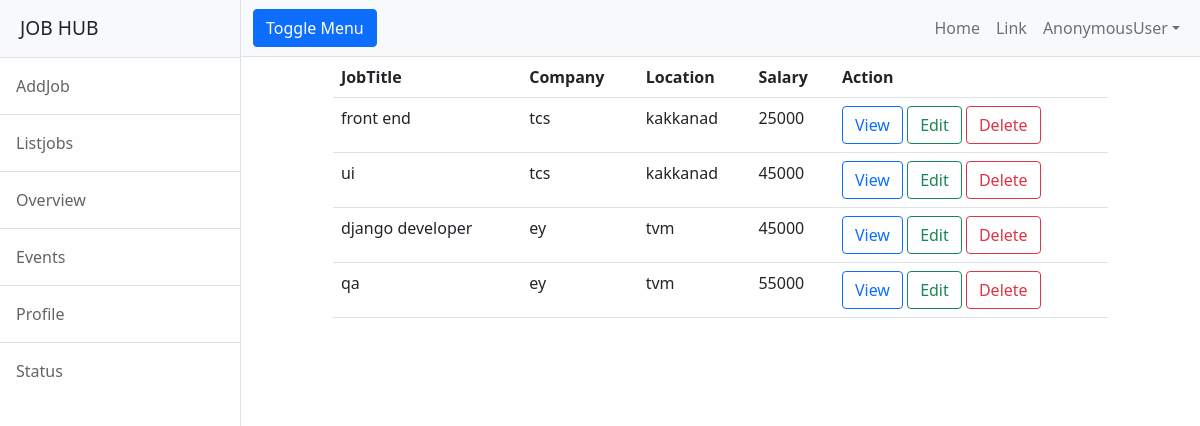
Before: /employer/jobs/all with the older database file.
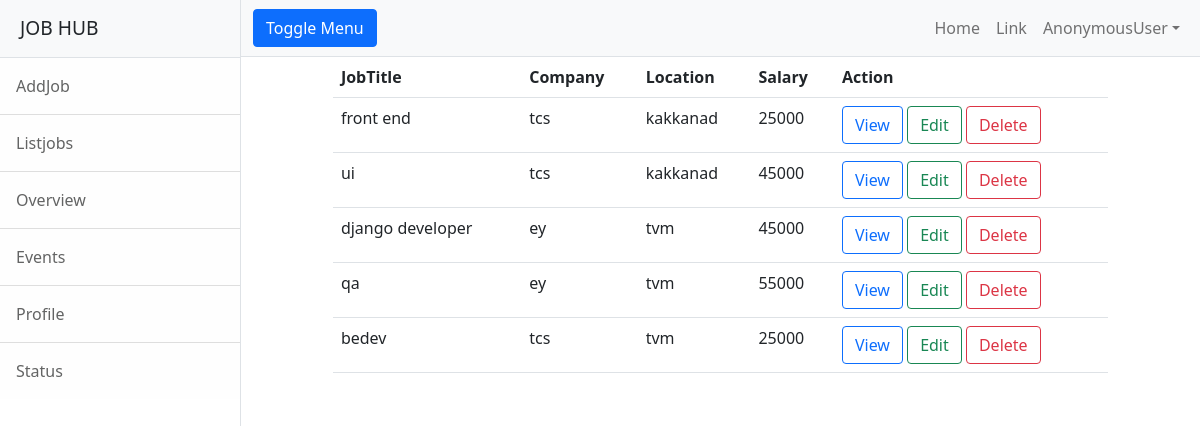
After: the same page with the newer database file.
### employer/models.py (models this page shows, shortened)
class Jobs(models.Model):
    job_title_name=models.CharField(max_length=150)
    company_name=models.CharField(max_length=150)
    location=models.CharField(max_length=120)
    salary=models.PositiveIntegerField(null=True)
    experience=models.PositiveIntegerField(default=0)

### employer/views.py (the view)
# urls.py: path("jobs/all",views.ListJobView.as_view(),name="emp-alljobs"),
class ListJobView(ListView):
    model=Jobs
    context_object_name = "jobs"
    template_name = "emp-listjob.html"

### employer/templates/emp-listjob.html
{%extends 'base.html'%}
{%block body_block%}
<div class="row">
  <div class="col-1"></div>
  <div class="col-10">
    <table class="table">
      <tr>
        <th>JobTitle</th>
        <th>Company</th>
        <th>Location</th>
        <th>Salary</th>
        <th>Action</th>
      </tr>
      {%for job in jobs%}
        <tr>
          <td>{{job.job_title_name}}</td>
          <td>{{job.company_name}}</td>
          <td>{{job.location}}</td>
          <td>{{job.salary}}</td>
          <td>
            <a href="{%url 'emp-jobdetail' job.id%}" class="btn btn-outline-primary">View</a>
            <a href="{%url 'emp-editjob' job.id %}" class="btn btn-outline-success">Edit</a>
            <a href="{%url 'emp-deletejob' job.id %}" class="btn btn-outline-danger">Delete</a>
          </td>
        </tr>
      {%endfor%}
    </table>
  </div>
  <div class="col-1"></div>
</div>
{%endblock%}

Changed rows visible on the page:
added Jobs: job_title_name "bedev", company_name "tcs", location "tvm", salary "25000"
